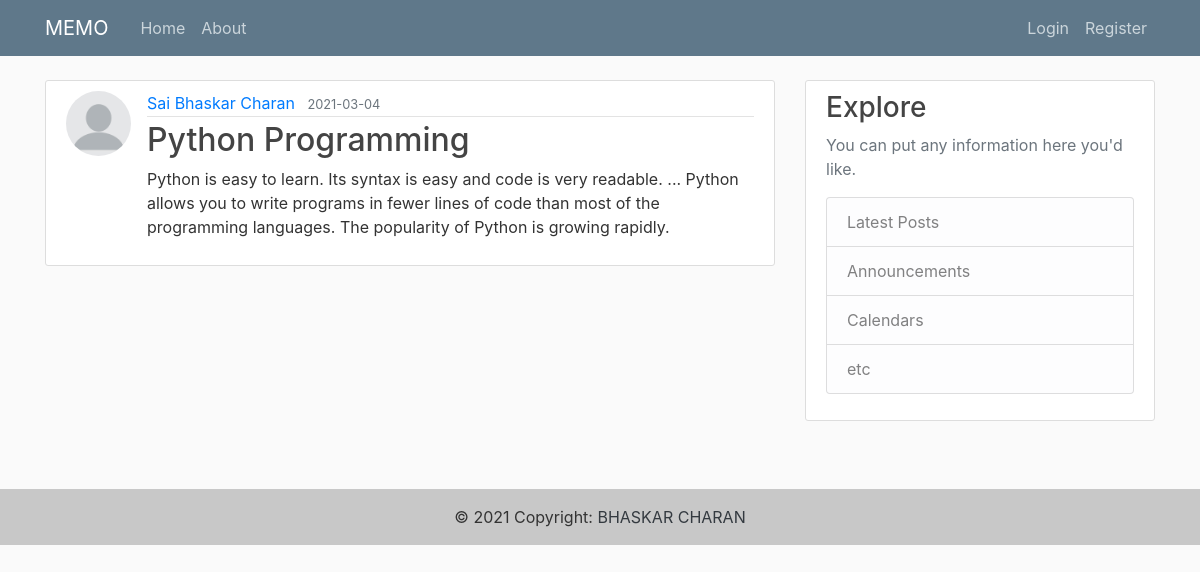
Screenshot of /post/2 with the database file from the repository.
### flaskblog/models.py (models this page shows, shortened)
class User(db.Model, UserMixin):
    id = db.Column(db.Integer, primary_key=True)
    username = db.Column(db.String(20), unique=True, nullable=False)
    email = db.Column(db.String(120), unique=True, nullable=False)
    image_file = db.Column(db.String(20), nullable=False, default='default.jpg')
    password = db.Column(db.String(60), nullable=False)
    posts = db.relationship('Post', backref='author', lazy=True)

class Post(db.Model):
    id = db.Column(db.Integer, primary_key=True)
    title = db.Column(db.String(100), nullable=False)
    date_posted = db.Column(db.DateTime, nullable=False, default=datetime.utcnow)
    content = db.Column(db.Text, nullable=False)
    user_id = db.Column(db.Integer, db.ForeignKey('user.id'), nullable=False)

### flaskblog/posts/routes.py (the view)
@posts.route("/post/<int:post_id>")
def post(post_id):
    post = Post.query.get_or_404(post_id)
    return render_template('post.html', title=post.title, post=post)

### flaskblog/templates/post.html (shortened to what this page needs)
{% extends "layout.html" %}
{% block content %}
  <article class="media content-section">
    <img class="rounded-circle article-img" src="{{ url_for('static', filename='profile_pics/' + post.author.image_file) }}">
    <div class="media-body">
      <div class="article-metadata">
        <a class="mr-2" href="{{ url_for('users.user_posts', username=post.author.username) }}">{{ post.author.username }}</a>
        <small class="text-muted">{{ post.date_posted.strftime('%Y-%m-%d') }}</small>
      </div>
      <h2 class="article-title">{{ post.title }}</h2>
      <p class="article-content">{{ post.content }}</p>
    </div>
  </article>
{% endblock content %}

### flaskblog/static/main.css (style rules this page uses)
body { background: #fafafa; color: #333333; margin-top: 5rem; }
h1, h2, h3, h4, h5, h6 { color: #444444; }
.content-section { background: #ffffff; padding: 10px 20px; border: 1px solid #dddddd; border-radius: 3px; margin-bottom: 20px; }
.article-title { color: #444444; }
.article-content { white-space: pre-line; }
.article-img { height: 65px; width: 65px; margin-right: 16px; }
.article-metadata { padding-bottom: 1px; margin-bottom: 4px; border-bottom: 1px solid #e3e3e3 }

### rows the page displays
User: image_file (placeholder picture), author.username "Sai Bhaskar Charan"
Post: date_posted "2021-03-04", title "Python Programming", content "Python is easy to learn. Its syntax is easy and code is very readable. ... Python allows you to write programs in fewer lines of code than most of the programming languages. The popularity of Python is growing rapidly."
